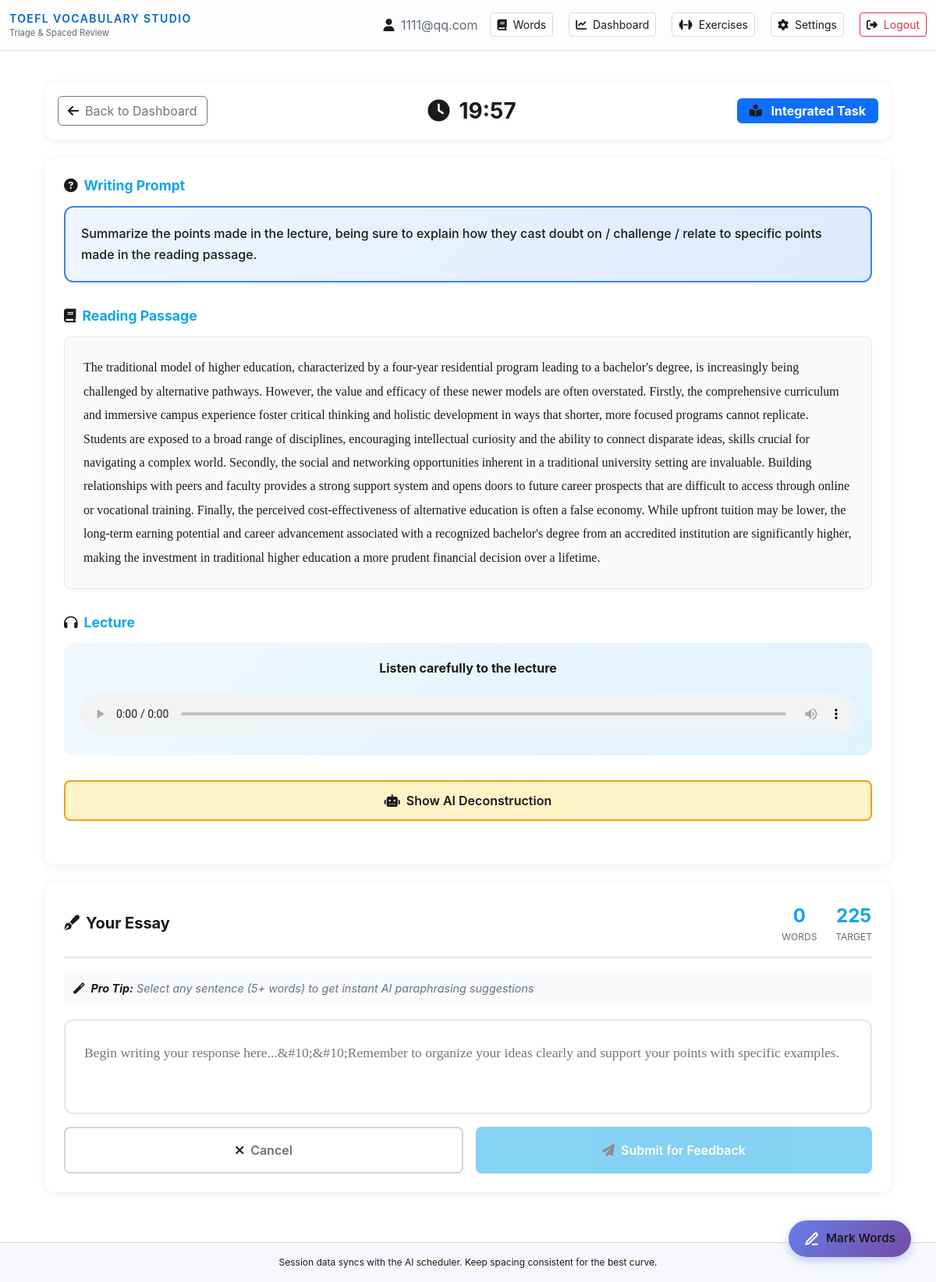
/writing/practice/1 (signed in), run on the app's committed database.
### app/flask_app/models.py (models this page shows, shortened)
class User(db.Model):
    __tablename__ = 'users'
    id = db.Column(db.Integer, primary_key=True, index=True)
    email = db.Column(db.String(255), unique=True, index=True, nullable=False)
    password_hash = db.Column(db.String(255), nullable=False)
    daily_goal = db.Column(db.Integer, default=20, nullable=False)
    created_at = db.Column(db.DateTime(timezone=True), default=utcnow, nullable=False)
    words = db.relationship('UserWord', back_populates='user', cascade='all, delete-orphan')
    reviews = db.relationship('ReviewLog', back_populates='user', cascade='all, delete-orphan')

class WritingTask(db.Model):
    __tablename__ = 'writing_tasks'
    id = db.Column(db.Integer, primary_key=True)
    task_type = db.Column(db.String(50), nullable=False)  # 'integrated', 'discussion', or legacy 'independent'
    topic = db.Column(db.String(255), nullable=False)
    prompt = db.Column(db.Text, nullable=False)  # The main writing prompt
    reading_text = db.Column(db.Text, nullable=True)  # Reading passage
    listening_audio_url = db.Column(db.String(500), nullable=True)  # Listening audio
    listening_transcript = db.Column(db.Text, nullable=True)  # For reference and deconstruction
    deconstruction_data = db.Column(db.JSON, nullable=True)  # For integrated: extracted points
    outline_data = db.Column(db.JSON, nullable=True)  # For discussion: checklist, legacy outlines
    word_limit = db.Column(db.Integer, default=300)  # Typical TOEFL limit
    time_limit_minutes = db.Column(db.Integer, default=20)  # 20 for integrated, 10 for discussion (legacy: 30 independent)
    created_at = db.Column(db.DateTime(timezone=True), default=utcnow, nullable=False)
    responses = db.relationship('WritingResponse', back_populates='task', cascade='all, delete-orphan')

### app/flask_app/app.py (the view)
@app.route('/writing/practice/<int:task_id>')
@login_required
def writing_practice(task_id):
    from models import WritingTask, WritingResponse
    user = get_current_user()
    if not user:
        return redirect(url_for('login'))
    task = WritingTask.query.get_or_404(task_id)
    existing_response = WritingResponse.query.filter_by(
        user_id=user.id,
        task_id=task_id,
        parent_response_id=None  # Original submission, not revision
    ).first()
    return render_template(
        'writing/practice.html',
        task=task,
        user=user,
        existing_response=existing_response
    )

### app/flask_app/utils.py (called while the page is built)
def login_required(f):
    @wraps(f)
    def decorated_function(*args, **kwargs):
        if 'user_id' not in session:
            flash('Please log in to access this page.', 'warning')
            return redirect(url_for('login'))
        return f(*args, **kwargs)
    return decorated_function

def get_current_user():
    user_id = session.get('user_id')
    if user_id:
        return User.query.get(user_id)
    return None

### app/flask_app/templates/writing/practice.html (shortened to what this page needs)
{% extends "base.html" %}
{% block content %}
{% set help_button_default_text = "Show AI Deconstruction" %}
{% if task.task_type == 'discussion' %}
    {% set help_button_default_text = "Show Discussion Checklist" %}
{% elif task.task_type == 'independent' %}
    {% set help_button_default_text = "Show AI Outline Suggestions" %}
{% endif %}
{% set task_icon = 'book-reader' %}
{% set task_label = 'Integrated Task' %}
{% if task.task_type == 'discussion' %}
    {% set task_icon = 'comments' %}
    {% set task_label = 'Academic Discussion' %}
{% elif task.task_type == 'independent' %}
    {% set task_icon = 'lightbulb' %}
    {% set task_label = 'Independent Task' %}
{% endif %}
{% set editor_placeholder = "Begin writing your response here...&#10;&#10;Remember to organize your ideas clearly and support your points with specific examples." %}
{% if task.task_type == 'discussion' %}
    {% set editor_placeholder = "Join the discussion by addressing the professor and classmates. Reference their ideas directly and contribute a new perspective with specific support." %}
{% endif %}
<div class="writing-practice">
    <div class="top-bar">
        <a href="{{ url_for('writing_dashboard') }}" class="btn btn-outline-secondary">
            <i class="fas fa-arrow-left me-2"></i>Back to Dashboard
        </a>
        <div class="timer-display" id="timerDisplay">
            <i class="fas fa-clock"></i>
            <span id="timerValue">{{ task.time_limit_minutes }}:00</span>
        </div>
        <span class="badge bg-primary" style="font-size: 1rem; padding: 0.5rem 1rem;">
            <i class="fas fa-{{ task_icon }} me-2"></i>
            {{ task_label }}
        </span>
    </div>
    <div class="writing-layout">
        <div class="reference-panel">
            <div class="reference-section">
                <h4><i class="fas fa-question-circle"></i>Writing Prompt</h4>
                <div class="prompt-box">{{ task.prompt }}</div>
            </div>
{% if task.task_type == 'integrated' %}
                <div class="reference-section">
                    <h4><i class="fas fa-book"></i>Reading Passage</h4>
                    <div class="passage-box">
                        {{ task.reading_text }}
                    </div>
                </div>
                {% if task.listening_audio_url %}
                <div class="reference-section">
                    <h4><i class="fas fa-headphones"></i>Lecture</h4>
                    <div class="audio-section">
                        <p class="mb-2"><strong>Listen carefully to the lecture</strong></p>
                        <audio id="lectureAudio" controls>
                            <source src="{{ task.listening_audio_url }}" type="audio/wav">
                        </audio>
                    </div>
                </div>
                {% endif %}
                {% if task.deconstruction_data %}
                <div class="reference-section">
                    <button class="toggle-help-btn" onclick="toggleAIHelp()">
                        <i class="fas fa-robot"></i>
                        <span id="helpBtnText">{{ help_button_default_text }}</span>
                    </button>
                </div>
                {% endif %}
            {% endif %}
        </div>
        <div class="editor-panel">
            <div class="editor-header">
                <div class="editor-title">
                    <i class="fas fa-pen-fancy"></i>
                    Your Essay
                </div>
                <div class="word-counter">
                    <div class="counter-item">
                        <div class="counter-value" id="wordCount">0</div>
                        <div class="counter-label">Words</div>
                    </div>
                    <div class="counter-item">
                        <div class="counter-value">{{ task.word_limit }}</div>
                        <div class="counter-label">Target</div>
                    </div>
                </div>
            </div>
            <div class="hint-text">
                {% if task.task_type == 'discussion' %}
                    <i class="fas fa-comments me-1"></i>
                    <strong>Discussion Tip:</strong> Cite at least one classmate or the professor by name, then add a fresh angle backed by evidence.
                {% else %}
                    <i class="fas fa-magic me-1"></i>
                    <strong>Pro Tip:</strong> Select any sentence (5+ words) to get instant AI paraphrasing suggestions
                {% endif %}
            </div>
            <textarea
                id="essayEditor"
                placeholder="{{ editor_placeholder }}"
            ></textarea>
            <div class="editor-footer">
                <button class="btn-action btn-secondary-action" onclick="location.href='{{ url_for('writing_dashboard') }}'">
                    <i class="fas fa-times"></i>
                    Cancel
                </button>
                <button class="btn-action btn-primary-action" onclick="submitEssay()" id="submitBtn">
                    <i class="fas fa-paper-plane"></i>
                    Submit for Feedback
                </button>
            </div>
        </div>
    </div>
</div>
{% endblock %}

### app/flask_app/templates/base.html (shortened to what this page needs)
<!DOCTYPE html>
<html lang="en">
<head>
    <link href="https://cdn.jsdelivr.net/npm/bootstrap@5.3.2/dist/css/bootstrap.min.css" rel="stylesheet">
    <link href="https://cdnjs.cloudflare.com/ajax/libs/font-awesome/6.4.0/css/all.min.css" rel="stylesheet">
    <link rel="stylesheet" href="{{ url_for('static', filename='css/unfamiliar_words.css') }}">
</head>
<body>
    <nav class="navbar navbar-light">
        <div class="container-fluid">
            <a class="navbar-brand d-flex flex-column" href="{{ url_for('index') }}">
                <span class="brand-text">TOEFL Vocabulary Studio</span>
                <small class="text-muted" style="font-size: 0.7rem;">Triage & Spaced Review</small>
            </a>
            <div class="d-flex align-items-center gap-3">
                {% if session.user_id %}
                    <span class="text-muted">
                        <i class="fas fa-user me-1"></i>
                        {{ session.user_email }}
                    </span>
                    <a href="{{ url_for('browse_words') }}" class="btn btn-sm btn-outline-light me-1">
                        <i class="fas fa-book me-1"></i> Words
                    </a>
                    <a href="{{ url_for('main_dashboard') }}" class="btn btn-sm btn-outline-light me-1">
                        <i class="fas fa-chart-line me-1"></i> Dashboard
                    </a>
                    <a href="{{ url_for('exercises_hub') }}" class="btn btn-sm btn-outline-light me-1">
                        <i class="fas fa-dumbbell me-1"></i> Exercises
                    </a>
                    <a href="{{ url_for('settings') }}" class="btn btn-sm btn-outline-light me-1">
                        <i class="fas fa-cog me-1"></i> Settings
                    </a>
                    <a href="{{ url_for('logout') }}" class="btn btn-sm btn-outline-danger">
                        <i class="fas fa-sign-out-alt me-1"></i> Logout
                    </a>
                {% else %}
                    <a href="{{ url_for('login') }}" class="btn btn-sm btn-outline-light">Login</a>
                    <a href="{{ url_for('register') }}" class="btn btn-sm btn-primary">Register</a>
                {% endif %}
            </div>
        </div>
    </nav>
    <main class="container my-4">
        {% block content %}{% endblock %}
    </main>
    <footer class="footer text-center py-3 mt-5">
        <div class="container">
            Session data syncs with the AI scheduler. Keep spacing consistent for the best curve.
        </div>
    </footer>
</body>
</html>

### app/flask_app/static/css/unfamiliar_words.css (style rules this page uses)
.word-selectable { cursor: text; user-select: text; }

### app/flask_app/templates/base.html (style rules this page uses)
:root { --toefl-bg: #ffffff; --toefl-text: #1a1a1a; --toefl-text-light: #606a7b; --toefl-border: #d7dde7; --toefl-border-light: #e7ecf5; --toefl-primary: #0066cc; --toefl-primary-hover: #0052a3; --toefl-success: #28a745; --toefl-danger: #dc3545; --toefl-warning: #ffc107; --toefl-info: #17a2b8; --toefl-highlight: #fff6cc; --toefl-highlight-blue: #e3f1ff; --toefl-highlight-green: #e6f8ee; --toefl-gray-bg: #f6f8fb; --toefl-nav-bg: #fdfdfd; --slate-900: #f4f7fb; --slate-800: #ecf0f8; --slate-700: #e2e7f3; --slate-400: #6f7d96; --slate-300: #8291aa; --slate-200: #c9d4e6; --slate-100: #1a1f2b; --slate-700-rgb: 226, 231, 243; --teal-500: #0d9488; --teal-400: #0ea5e9; --teal-300: #38bdf8; --teal-200: #bae6fd; --amber-400: #f59e0b; --amber-300: #fbbf24; --amber-200: #fde68a; --rose-400: #fb7185; --rose-300: #fda4af; --rose-200: #fecdd3; --emerald-400: #34d399; --emerald-300: #6ee7b7; --cyan-400: #22d3ee; --purple: #a855f7; --purple-300: #c4b5fd; --blue: #2563eb; --blue-300: #60a5fa; --green: #22c55e; --orange: #fb923c; --gray-300: #d1d5db; --gray-200: #e5e7eb; }
body { background: var(--toefl-bg); color: var(--toefl-text); min-height: 100vh; font-family: -apple-system, BlinkMacSystemFont, 'Segoe UI', Roboto, Oxygen, Ubuntu, Cantarell, sans-serif; }
.navbar { background: var(--toefl-nav-bg); border-bottom: 1px solid var(--toefl-border); }
.text-muted { color: var(--toefl-text-light) !important; }
.brand-text { color: var(--toefl-primary); font-weight: 600; text-transform: uppercase; letter-spacing: 0.1em; font-size: 0.875rem; }
.footer { background: var(--toefl-gray-bg); border-top: 1px solid var(--toefl-border); color: var(--toefl-text-light); font-size: 0.75rem; }
p, h1, h2, h3, h4, h5, h6, label, span, div, li, td, th { color: var(--toefl-text); }
strong, b, em, i { color: var(--toefl-text); }
a:not(.btn) { color: var(--toefl-primary); }
.btn-outline-light { color: var(--toefl-text); border-color: var(--toefl-border); background: white; }
.btn-outline-danger { color: var(--toefl-danger); border-color: var(--toefl-danger); }

### data on the page
User: user_email "1111@qq.com"
WritingTask: prompt "Summarize the points made in the lecture, being sure to explain how they cast doubt on / challenge / relate to specific points made in the reading passage.", reading_text "The traditional model of higher education, characterized by a four-year residential program leading to a bachelor's degree, is increasingly being challenged by alternative pathways. However, the value and efficacy of these newer models are often overstated. Firstly, the comprehensive curriculum and immersive campus experience foster critical thinking and holistic development in ways that shorter, more focused programs cannot replicate. Students are exposed to a broad range of disciplines, encouraging intellectual curiosity and the ability to connect disparate ideas, skills crucial for navigating a complex world. Secondly, the social and networking opportunities inherent in a traditional…", word_limit "225"

### other printed values
{{ task_label }} "Integrated Task"
{{ help_button_default_text }} "Show AI Deconstruction"
